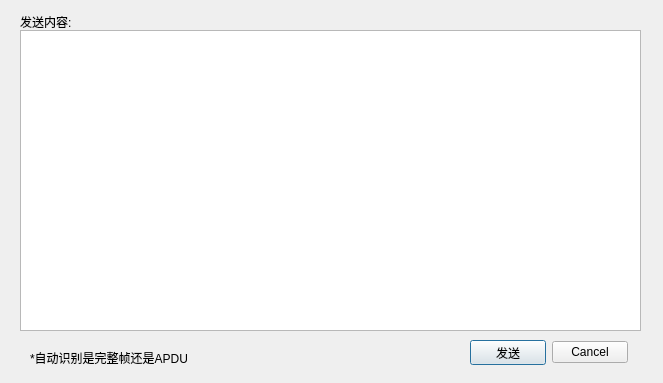
<?xml version="1.0" encoding="UTF-8"?>
<ui version="4.0">
 <class>Dialog</class>
 <widget class="QDialog" name="Dialog">
  <property name="geometry">
   <rect>
    <x>0</x>
    <y>0</y>
    <width>663</width>
    <height>383</height>
   </rect>
  </property>
  <property name="windowTitle">
   <string>自定义报文发送</string>
  </property>
  <widget class="QTextEdit" name="textEdit">
   <property name="geometry">
    <rect>
     <x>20</x>
     <y>30</y>
     <width>621</width>
     <height>301</height>
    </rect>
   </property>
   <property name="sizePolicy">
    <sizepolicy hsizetype="Fixed" vsizetype="Fixed">
     <horstretch>0</horstretch>
     <verstretch>0</verstretch>
    </sizepolicy>
   </property>
   <property name="autoFillBackground">
    <bool>true</bool>
   </property>
   <property name="acceptRichText">
    <bool>false</bool>
   </property>
  </widget>
  <widget class="QLabel" name="label">
   <property name="geometry">
    <rect>
     <x>20</x>
     <y>16</y>
     <width>54</width>
     <height>12</height>
    </rect>
   </property>
   <property name="text">
    <string>发送内容:</string>
   </property>
  </widget>
  <widget class="QWidget" name="layoutWidget">
   <property name="geometry">
    <rect>
     <x>470</x>
     <y>340</y>
     <width>158</width>
     <height>25</height>
    </rect>
   </property>
   <layout class="QHBoxLayout" name="horizontalLayout">
    <item>
     <widget class="QPushButton" name="pushButton">
      <property name="text">
       <string>发送</string>
      </property>
     </widget>
    </item>
    <item>
     <widget class="QDialogButtonBox" name="buttonBox">
      <property name="orientation">
       <enum>Qt::Horizontal</enum>
      </property>
      <property name="standardButtons">
       <set>QDialogButtonBox::Cancel</set>
      </property>
      <property name="centerButtons">
       <bool>false</bool>
      </property>
     </widget>
    </item>
   </layout>
  </widget>
  <widget class="QLabel" name="label_2">
   <property name="geometry">
    <rect>
     <x>30</x>
     <y>350</y>
     <width>221</width>
     <height>16</height>
    </rect>
   </property>
   <property name="text">
    <string>*自动识别是完整帧还是APDU</string>
   </property>
  </widget>
 </widget>
 <resources/>
 <connections>
  <connection>
   <sender>buttonBox</sender>
   <signal>accepted()</signal>
   <receiver>Dialog</receiver>
   <slot>accept()</slot>
   <hints>
    <hint type="sourcelabel">
     <x>248</x>
     <y>254</y>
    </hint>
    <hint type="destinationlabel">
     <x>157</x>
     <y>274</y>
    </hint>
   </hints>
  </connection>
  <connection>
   <sender>buttonBox</sender>
   <signal>rejected()</signal>
   <receiver>Dialog</receiver>
   <slot>reject()</slot>
   <hints>
    <hint type="sourcelabel">
     <x>316</x>
     <y>260</y>
    </hint>
    <hint type="destinationlabel">
     <x>286</x>
     <y>274</y>
    </hint>
   </hints>
  </connection>
 </connections>
</ui>
